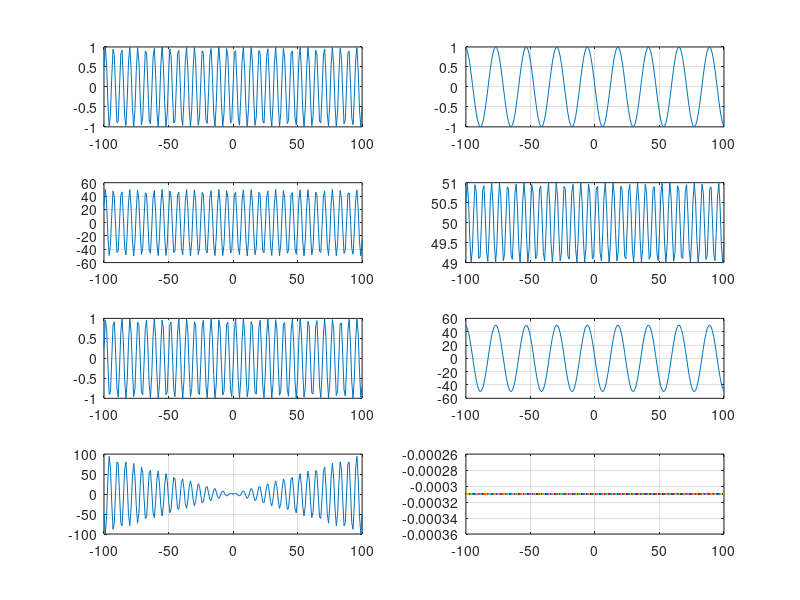
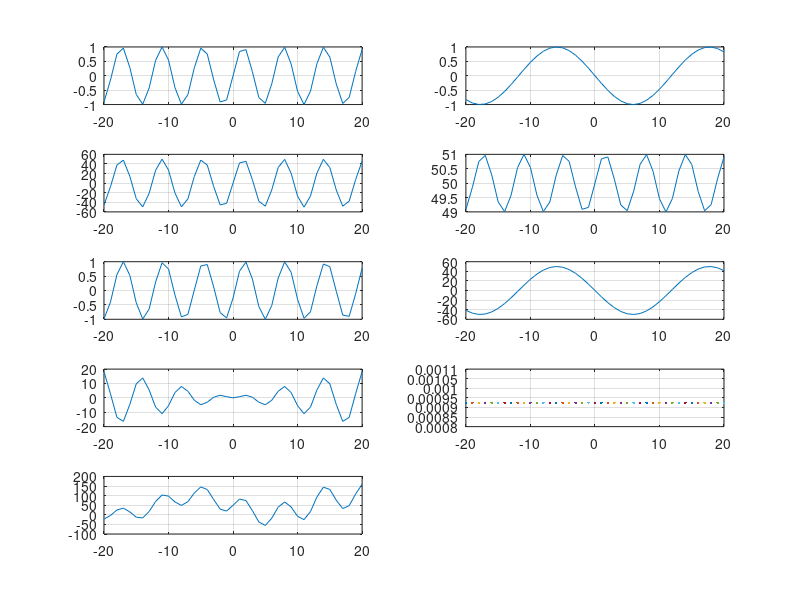
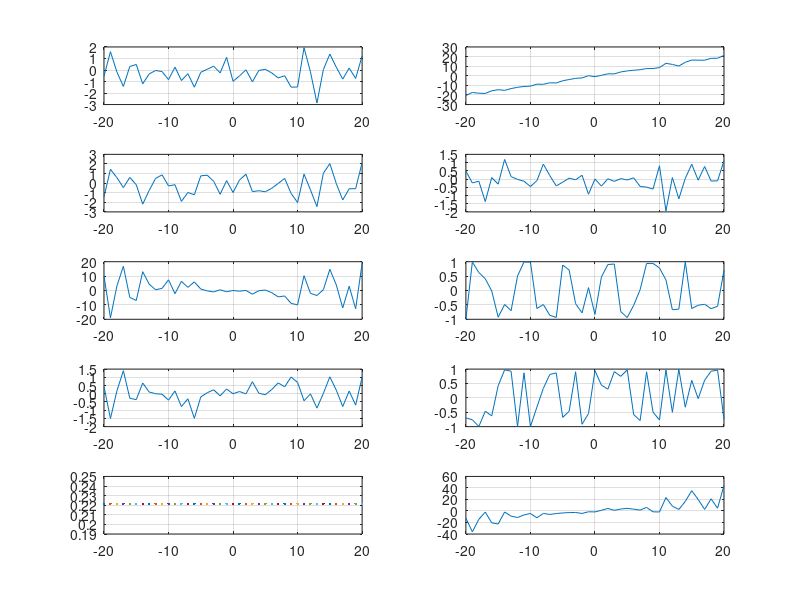
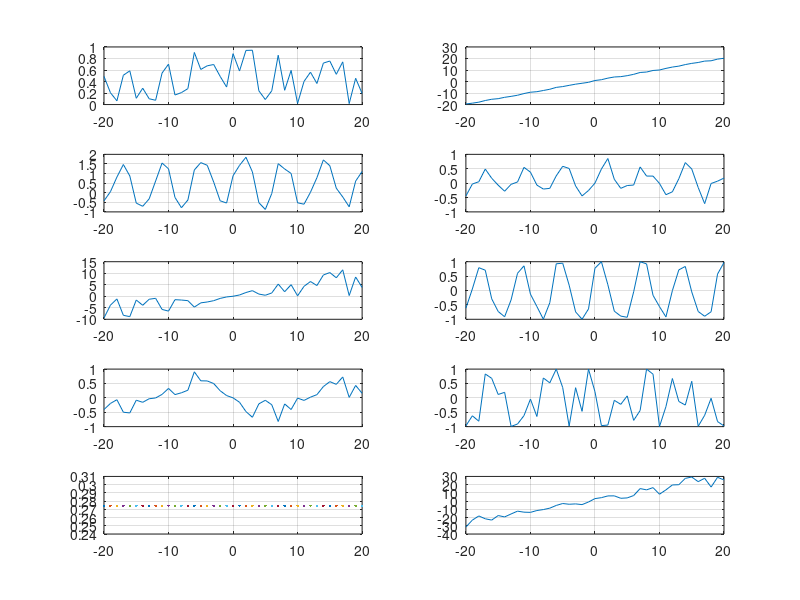

Here is the MATLAB script that generated these plots, in order:
clc;
clear;
clear all;
% Problem 1:
x=(-100:100);
y1= sin(x);
y2=sin(50*x);
y3=50*sin(x);
y4= sin(x)+50;
y5= sin(x+50);
y6= 50*sin(50*x);
y7= x.*sin(x);
y8 = sin(x) / x;
subplot(4,2,1)
plot(x,y1)
grid
subplot(4,2,2)
plot(x,y2)
grid
subplot(4,2,3)
plot(x,y3)
grid
subplot(4,2,4)
plot(x,y4)
grid
subplot(4,2,5)
plot(x,y5)
grid
subplot(4,2,6)
plot(x,y6)
grid
subplot(4,2,7)
plot(x,y7)
grid
subplot(4,2,8)
plot(x,y8)
grid

%Problem 2:
figure(2);
x=(-20:20);
y1 = sin(x);
y2=sin(50*x);
y3=50*sin(x);
y4= sin(x)+50;
y5= sin(x+50);
y6= 50*sin(50*x);
y7= x.*sin(x);
y8=sin(x)/x;
y9= y1+y2+y3+y4+y5+y6+y7+y8;
subplot(5,2,1)
plot(x,y1)
grid
subplot(5,2,2)
plot(x,y2)
grid
subplot(5,2,3)
plot(x,y3)
grid
subplot(5,2,4)
plot(x,y4)
grid
subplot(5,2,5)
plot(x,y5)
grid
subplot(5,2,6)
plot(x,y6)
grid
subplot(5,2,7)
plot(x,y7)
grid
subplot(5,2,8)
plot(x,y8)
grid
subplot(5,2,9)
plot(x,y9)
grid

%Problem 3:
figure(3);
s = rng;
z= randn(1,41);
y10= z;
y11 = z+x;
y12= z+sin(x);
y13= z.*sin(x);
y14=x.*sin(z);
y15= sin(x+z);
y16= z.*sin(50*x);
y17=sin(x+50*z);
y18=sin(x/z);
y19 = y11+y12+y13+y14+y15+y16+y17+y18;

subplot(5,2,1)
plot(x,y10)
grid
subplot(5,2,2)
plot(x,y11)
grid
subplot(5,2,3)
plot(x,y12)
grid
subplot(5,2,4)
plot(x,y13)
grid
subplot(5,2,5)
plot(x,y14)
grid
subplot(5,2,6)
plot(x,y15)
grid
subplot(5,2,7)
plot(x,y16)
grid
subplot(5,2,8)
plot(x,y17)
grid
subplot(5,2,9)
plot(x,y18)
grid
subplot(5,2,10)
plot(x,y19)
grid

% Problem 4;
figure(4);
rng(s);
z = rand(1,41);
y20= z;
y21 = z+x;
y22= z+sin(x);
y23= z.*sin(x);
y24=x.*sin(z);
y25= sin(x+z);
y26= z.*sin(50*x);
y27=sin(x+50*z);
y28=sin(x)/z;
y29= y21+y22+y23+y24+y25+y26+y27+y28;

subplot(5,2,1)
plot(x,y20)
grid
subplot(5,2,2)
plot(x,y21)
grid
subplot(5,2,3)
plot(x,y22)
grid
subplot(5,2,4)
plot(x,y23)
grid
subplot(5,2,5)
plot(x,y24)
grid
subplot(5,2,6)
plot(x,y25)
grid
subplot(5,2,7)
plot(x,y26)
grid
subplot(5,2,8)
plot(x,y27)
grid
subplot(5,2,9)
plot(x,y28)
grid
subplot(5,2,10)
plot(x,y29)
grid

% Problem 5:
figure(5);
rng(s);
r1 = randn(10000,1);
subplot(2,2,1)
hist(r1)

rng(s);
r2 = 2.*randn(10000,1);
subplot(2,2,2)
hist(r2)

rng(s);
r3 = 4.*randn(10000,1);
subplot(2,2,3)
hist(r3)

rng(s);
r4 = 16.*randn(10000,1);
subplot(2,2,4)
hist(r4)

% Problem 6:
figure(6);
rng(s);
r5 = 1.*randn(10000,1) + 10;
subplot(2,2,1)
hist(r5)

rng(s);
r6 = 2.*randn(10000,1) + 20;
subplot(2,2,2)
hist(r6)

rng(s);
r7 = 1.*randn(10000,1) + -10;
subplot(2,2,3)
hist(r7)

rng(s);
r8 = 2.*randn(10000,1) + -20;
subplot(2,2,4)
hist(r8)

% Problem 7:
figure(7);
rng(s);
r11 = rand(10000,1);
subplot(2,2,1)
hist(r11)

rng(s);
r21 = 2.*rand(10000,1);
subplot(2,2,2)
hist(r21)

rng(s);
r31 = 4.*rand(10000,1);
subplot(2,2,3)
hist(r31)

rng(s);
r41 = 16.*rand(10000,1);
subplot(2,2,4)
linspace(-16,16)
hist(r41)

% Problem 8:
figure(8);
rng(s);
r51 = 1.*rand(10000,1) + 10;
subplot(2,2,1)
hist(r51)

rng(s);
r61 = 2.*rand(10000,1) + 20;
subplot(2,2,2)
hist(r61)

rng(s);
r71 = 1.*rand(10000,1) + -10;
subplot(2,2,3)
hist(r71)

rng(s);
r81 = 2.*rand(10000,1) + -20;
subplot(2,2,4)
hist(r81)
